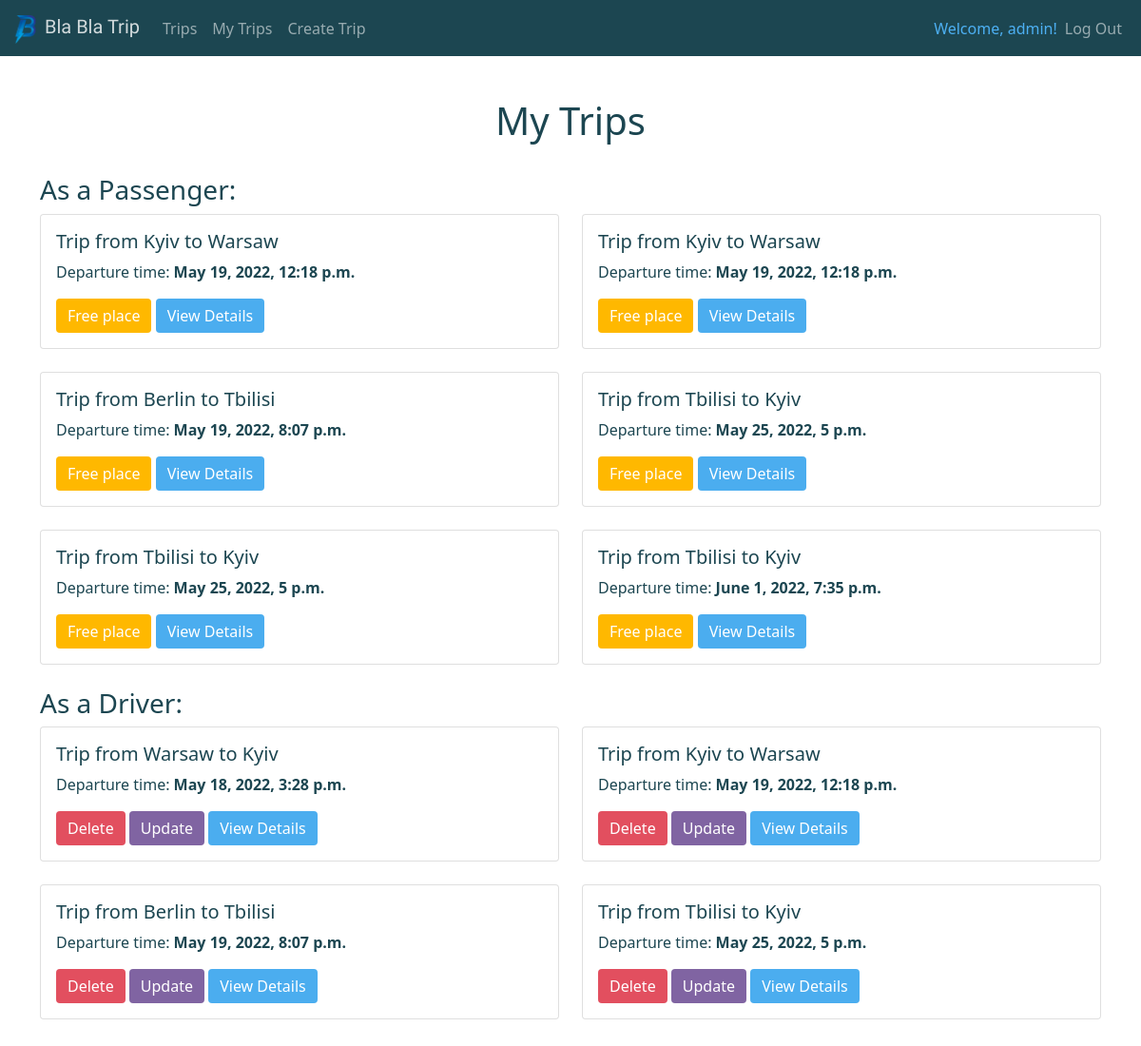
Before: /my_trips/ (signed in) with the older database file.
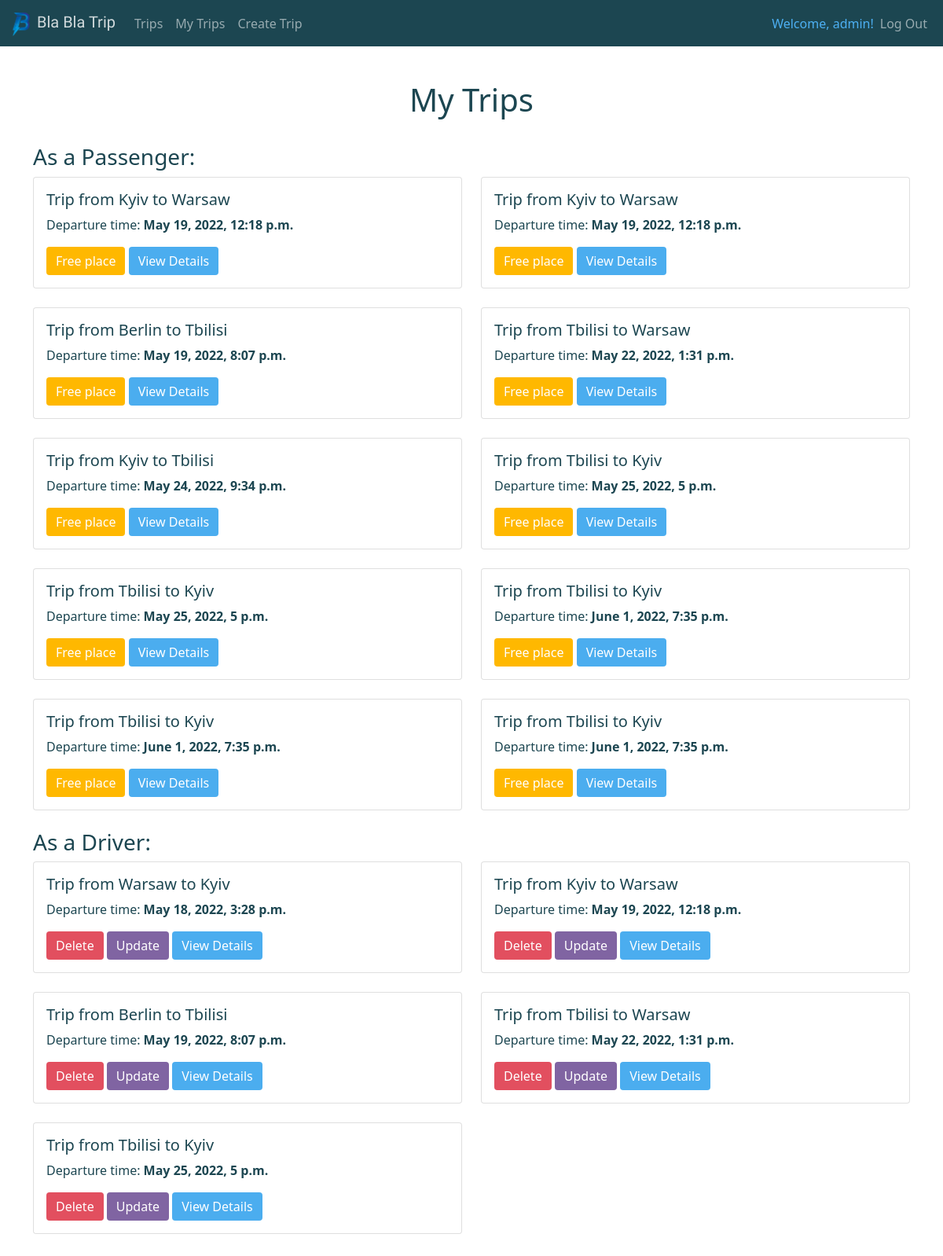
After: the same page with the newer database file.
### trips/models.py (models this page shows, shortened)
class Trip(models.Model):
    num_of_places = models.PositiveIntegerField()
    start_date_and_time = models.DateTimeField()
    places_left = models.IntegerField(blank=True, null=True)
    description = models.TextField(blank=True)
    passengers = models.ManyToManyField(Passenger, blank=True)
    start_country = models.ForeignKey(
        Country, on_delete=models.CASCADE, related_name='Start_country')
    end_country = models.ForeignKey(
        Country, on_delete=models.CASCADE, related_name='End_country')
    start_city = models.ForeignKey(
        City, on_delete=models.CASCADE, related_name='Start_city')
    end_city = models.ForeignKey(
        City, on_delete=models.CASCADE, related_name='End_city')
    driver = models.ForeignKey(Driver, on_delete=models.CASCADE)

class City(models.Model):
    city_name = models.CharField(max_length=255)
    country = models.ForeignKey(Country, on_delete=models.CASCADE)
    def __str__(self):
        return f'{self.city_name}'
    class Meta:
        verbose_name = 'City'
        verbose_name_plural = 'Cities'

### trips/views.py (the view)
# urls.py: path('my_trips/', views.my_trips, name='my-trips'),
def my_trips(request):
    if request.user.is_authenticated:
        tripsAsPassenger = Trip.objects.filter(
            passengers__user=request.user).order_by('start_date_and_time')
        tripsAsDriver = Trip.objects.filter(
            driver__user=request.user).order_by('start_date_and_time')
        if len(tripsAsPassenger | tripsAsDriver) > 0:
            return render(request, 'trips/my_trips.html',
                          {
                              'tripsAsPassenger': tripsAsPassenger if len(Trip.objects.filter(passengers__user=request.user)) > 0 else None,
                              'tripsAsDriver': tripsAsDriver if len(Trip.objects.filter(driver__user=request.user)) > 0 else None
                          })
        else:
            messages.success(
                request, ('Seems like you are not participating in any trip right now'))
            return render(request, 'trips/my_trips.html', {'tripsAsPassenger': None, 'tripsAsDriver': None})
    else:
        messages.success(
            request, ('You must be authorized to obtain data about your trips'))
        return redirect('login')

### trips/templates/trips/my_trips.html (shortened to what this page needs)
{% extends 'trips/base.html' %}
{% block content %}
<div class="container">
    <center>
        <h1>My Trips</h1>
    </center>
    <br>
    {% if tripsAsPassenger != None %}
    <h3>As a Passenger:</h3>
    <div class="row row-cols-1 g-4">
        {% for trip in tripsAsPassenger %}
        <div class="col-sm-6">
            <div class="card">
                <div class="card-body">
                    <h5 class="card-title">Trip from {{trip.start_city}} to {{trip.end_city}}</h5>
                    <p class="card-text">Departure time: <strong>{{trip.start_date_and_time}}</strong></p>
                    <a href="{% url 'free-place' trip.id %}" class="btn btn-dark">Free place</a>
                    <a href="{% url 'trip-details' trip.id %}" class="btn btn-primary">View Details</a>
                </div>
            </div>
        </div>
        {% endfor %}
    </div>
    <br>
    {% endif %}
    {% if tripsAsDriver != None %}
    <h3>As a Driver:</h3>
    <div class="row row-cols-1 g-4">
        {% for trip in tripsAsDriver %}
        <div class="col-sm-6">
            <div class="card">
                <div class="card-body">
                    <h5 class="card-title">Trip from {{trip.start_city}} to {{trip.end_city}}</h5>
                    <p class="card-text">Departure time: <strong>{{trip.start_date_and_time}}</strong></p>
                    <a href="{% url 'delete-trip' trip.id %}" class="btn btn-danger">Delete</a>
                    <a href="{% url 'update-trip' trip.id %}" class="btn btn-secondary">Update</a>
                    <a href="{% url 'trip-details' trip.id %}" class="btn btn-primary">View Details</a>
                </div>
            </div>
        </div>
        {% endfor %}
    </div>
    <br>
    {% endif %}
</div>
{% endblock %}

Changed rows visible on the page:
added Trip: start_city "Tbilisi", end_city "Warsaw", start_date_and_time "May 22, 2022, 1:31 p.m."
now on this page (row edited): Trip: start_city "Kyiv", end_city "Tbilisi", start_date_and_time "May 24, 2022, 9:34 p.m.", shown under "As a Passenger:"
now on one of the page's lists (row edited): Trip: start_city "Tbilisi", end_city "Kyiv", start_date_and_time "June 1, 2022, 7:35 p.m."
